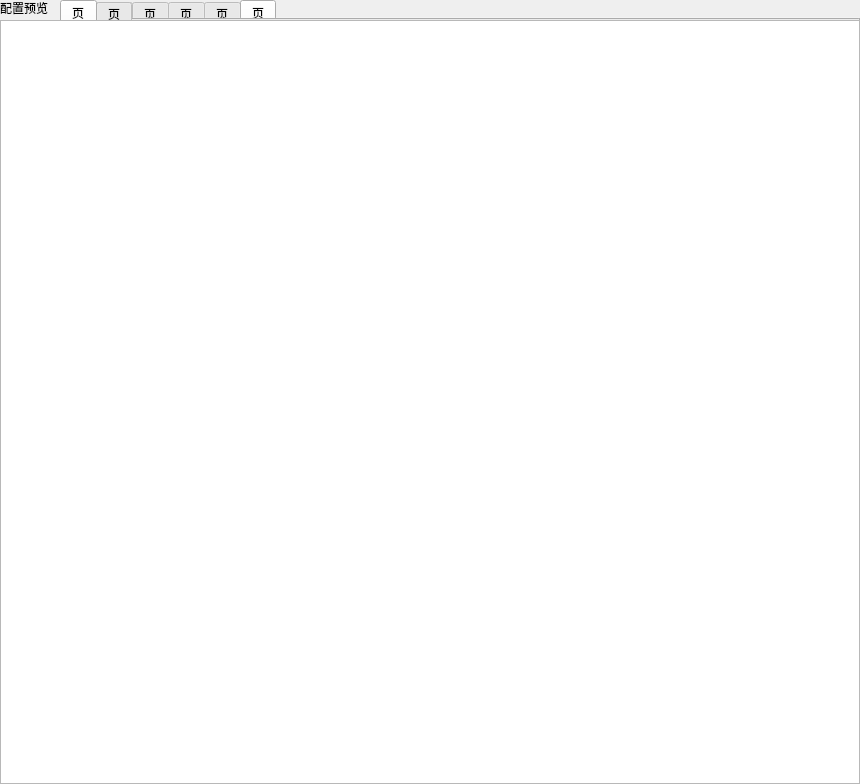
<?xml version="1.0" encoding="UTF-8"?>
<ui version="4.0">
 <class>ConfigPreview</class>
 <widget class="QWidget" name="ConfigPreview">
  <property name="windowModality">
   <enum>Qt::NonModal</enum>
  </property>
  <property name="geometry">
   <rect>
    <x>0</x>
    <y>0</y>
    <width>860</width>
    <height>784</height>
   </rect>
  </property>
  <property name="contextMenuPolicy">
   <enum>Qt::DefaultContextMenu</enum>
  </property>
  <property name="windowTitle">
   <string/>
  </property>
  <widget class="QTextEdit" name="edit_content">
   <property name="geometry">
    <rect>
     <x>0</x>
     <y>20</y>
     <width>860</width>
     <height>764</height>
    </rect>
   </property>
   <property name="font">
    <font>
     <family>新宋体</family>
     <pointsize>10</pointsize>
    </font>
   </property>
   <property name="lineWrapColumnOrWidth">
    <number>720</number>
   </property>
   <property name="tabStopWidth">
    <number>12</number>
   </property>
  </widget>
  <widget class="QTabWidget" name="tab_view_skill">
   <property name="geometry">
    <rect>
     <x>60</x>
     <y>0</y>
     <width>800</width>
     <height>20</height>
    </rect>
   </property>
   <property name="layoutDirection">
    <enum>Qt::LeftToRight</enum>
   </property>
   <property name="tabShape">
    <enum>QTabWidget::Rounded</enum>
   </property>
   <property name="currentIndex">
    <number>5</number>
   </property>
   <property name="elideMode">
    <enum>Qt::ElideLeft</enum>
   </property>
   <property name="usesScrollButtons">
    <bool>true</bool>
   </property>
   <widget class="QWidget" name="tabSkillDataLua">
    <property name="contextMenuPolicy">
     <enum>Qt::NoContextMenu</enum>
    </property>
    <attribute name="title">
     <string>页</string>
    </attribute>
   </widget>
   <widget class="QWidget" name="tabSkillIni">
    <attribute name="title">
     <string>页</string>
    </attribute>
   </widget>
   <widget class="QWidget" name="tabSkillCondition">
    <attribute name="title">
     <string>页</string>
    </attribute>
   </widget>
   <widget class="QWidget" name="tabSkillPresentation">
    <attribute name="title">
     <string>页</string>
    </attribute>
   </widget>
   <widget class="QWidget" name="tabPrtC">
    <attribute name="title">
     <string>页</string>
    </attribute>
   </widget>
   <widget class="QWidget" name="tabPrtP">
    <attribute name="title">
     <string>页</string>
    </attribute>
   </widget>
  </widget>
  <widget class="QLabel" name="label">
   <property name="geometry">
    <rect>
     <x>0</x>
     <y>0</y>
     <width>48</width>
     <height>16</height>
    </rect>
   </property>
   <property name="text">
    <string>配置预览</string>
   </property>
  </widget>
  <widget class="QTabWidget" name="tab_view_skin">
   <property name="geometry">
    <rect>
     <x>60</x>
     <y>0</y>
     <width>800</width>
     <height>20</height>
    </rect>
   </property>
   <property name="layoutDirection">
    <enum>Qt::LeftToRight</enum>
   </property>
   <property name="tabShape">
    <enum>QTabWidget::Rounded</enum>
   </property>
   <property name="currentIndex">
    <number>0</number>
   </property>
   <property name="elideMode">
    <enum>Qt::ElideLeft</enum>
   </property>
   <property name="usesScrollButtons">
    <bool>true</bool>
   </property>
   <widget class="QWidget" name="tabUnitsXml">
    <property name="contextMenuPolicy">
     <enum>Qt::NoContextMenu</enum>
    </property>
    <attribute name="title">
     <string>页</string>
    </attribute>
   </widget>
   <widget class="QWidget" name="tabRolesXml">
    <attribute name="title">
     <string>页</string>
    </attribute>
   </widget>
  </widget>
 </widget>
 <resources/>
 <connections/>
</ui>
